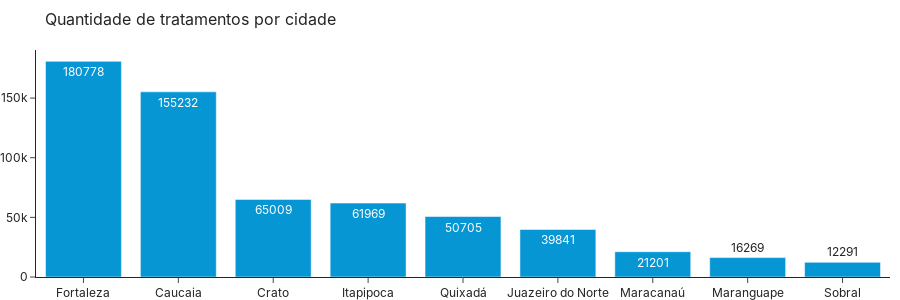

Notebook code cell kept with this figure:
### Code cell
barplot_1(data)

### Figure 1 — Plotly figure (JSON) as saved in the notebook; plotly's stock layout.template omitted (floating-point values rounded to 4 significant figures)
{"data": [{"hovertemplate": "Quantidade de tratamentos: %{y}<extra></extra>", "marker": {"color": "#0796D4"}, "orientation": "v", "text": [180800.0, 155200.0, 65010.0, 61970.0, 50700.0, 39840.0, 21200.0, 16270.0, 12290.0], "type": "bar", "x": ["Fortaleza", "Caucaia", "Crato", "Itapipoca", "Quixadá", "Juazeiro do Norte", "Maracanaú", "Maranguape", "Sobral"], "y": [180778, 155232, 65009, 61969, 50705, 39841, 21201, 16269, 12291]}], "layout": {"dragmode": false, "font": {"family": "inter, sans-serif", "size": 12}, "height": 300, "margin": {"b": 0, "l": 10, "r": 10, "t": 50}, "title": {"font": {"family": "inter, sans-serif", "size": 16}, "text": "Quantidade de tratamentos por cidade"}}}
